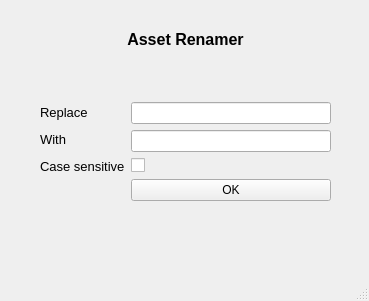
<?xml version="1.0" encoding="UTF-8"?>
<ui version="4.0">
 <class>MainWindow</class>
 <widget class="QMainWindow" name="MainWindow">
  <property name="geometry">
   <rect>
    <x>0</x>
    <y>0</y>
    <width>369</width>
    <height>301</height>
   </rect>
  </property>
  <property name="windowTitle">
   <string>MainWindow</string>
  </property>
  <widget class="QWidget" name="centralwidget">
   <widget class="QWidget" name="verticalLayoutWidget_2">
    <property name="geometry">
     <rect>
      <x>40</x>
      <y>30</y>
      <width>291</width>
      <height>211</height>
     </rect>
    </property>
    <layout class="QVBoxLayout" name="verticalLayout_2">
     <item>
      <widget class="QLabel" name="label">
       <property name="font">
        <font>
         <pointsize>12</pointsize>
         <weight>75</weight>
         <bold>true</bold>
        </font>
       </property>
       <property name="text">
        <string>Asset Renamer</string>
       </property>
       <property name="alignment">
        <set>Qt::AlignCenter</set>
       </property>
      </widget>
     </item>
     <item>
      <spacer name="verticalSpacer">
       <property name="orientation">
        <enum>Qt::Vertical</enum>
       </property>
       <property name="sizeHint" stdset="0">
        <size>
         <width>20</width>
         <height>40</height>
        </size>
       </property>
      </spacer>
     </item>
     <item>
      <layout class="QHBoxLayout" name="horizontalLayout_2">
       <item>
        <layout class="QVBoxLayout" name="verticalLayout">
         <item>
          <widget class="QLabel" name="label_2">
           <property name="font">
            <font>
             <pointsize>10</pointsize>
            </font>
           </property>
           <property name="text">
            <string>Replace</string>
           </property>
           <property name="alignment">
            <set>Qt::AlignLeading|Qt::AlignLeft|Qt::AlignVCenter</set>
           </property>
          </widget>
         </item>
         <item>
          <widget class="QLabel" name="label_3">
           <property name="font">
            <font>
             <pointsize>10</pointsize>
            </font>
           </property>
           <property name="text">
            <string>With</string>
           </property>
           <property name="alignment">
            <set>Qt::AlignLeading|Qt::AlignLeft|Qt::AlignVCenter</set>
           </property>
          </widget>
         </item>
         <item>
          <widget class="QLabel" name="label_4">
           <property name="font">
            <font>
             <pointsize>10</pointsize>
            </font>
           </property>
           <property name="text">
            <string>Case sensitive</string>
           </property>
           <property name="alignment">
            <set>Qt::AlignLeading|Qt::AlignLeft|Qt::AlignVCenter</set>
           </property>
          </widget>
         </item>
         <item>
          <spacer name="verticalSpacer_2">
           <property name="orientation">
            <enum>Qt::Vertical</enum>
           </property>
           <property name="sizeType">
            <enum>QSizePolicy::Preferred</enum>
           </property>
           <property name="sizeHint" stdset="0">
            <size>
             <width>57</width>
             <height>64</height>
            </size>
           </property>
          </spacer>
         </item>
        </layout>
       </item>
       <item>
        <layout class="QVBoxLayout" name="verticalLayout_3">
         <item>
          <widget class="QLineEdit" name="lineEdit"/>
         </item>
         <item>
          <widget class="QLineEdit" name="lineEdit_2"/>
         </item>
         <item>
          <widget class="QCheckBox" name="checkBox">
           <property name="text">
            <string/>
           </property>
          </widget>
         </item>
         <item>
          <widget class="QPushButton" name="pushButton">
           <property name="text">
            <string>OK</string>
           </property>
          </widget>
         </item>
         <item>
          <spacer name="verticalSpacer_3">
           <property name="orientation">
            <enum>Qt::Vertical</enum>
           </property>
           <property name="sizeType">
            <enum>QSizePolicy::Maximum</enum>
           </property>
           <property name="sizeHint" stdset="0">
            <size>
             <width>20</width>
             <height>40</height>
            </size>
           </property>
          </spacer>
         </item>
        </layout>
       </item>
      </layout>
     </item>
    </layout>
   </widget>
  </widget>
  <widget class="QMenuBar" name="menubar">
   <property name="geometry">
    <rect>
     <x>0</x>
     <y>0</y>
     <width>369</width>
     <height>21</height>
    </rect>
   </property>
  </widget>
  <widget class="QStatusBar" name="statusbar"/>
 </widget>
 <resources/>
 <connections/>
</ui>
